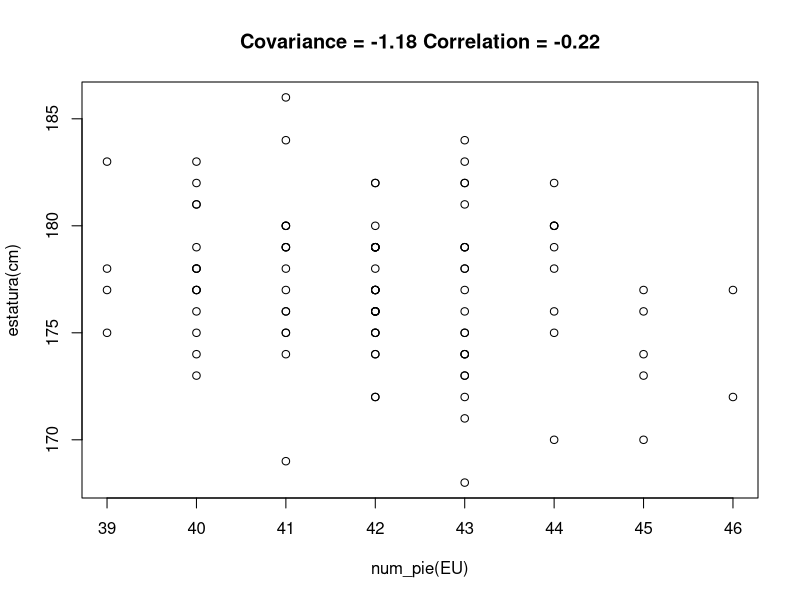

Write the R code that produced this figure.
# Ejercicio 1

str(swiss)
head(swiss)

sort(swiss$Education[1:25], method = "s", index.return = TRUE)

sort(as.integer(rnorm(200, 5, 7)), method = "q")

sort(as.integer(rnorm(200, 5, 7)), partial = 1:5)

# Ejercicio 2

# Numero de pie chicos 18 yo
x <- round(rnorm(100, 42, sqrt(2.5)))
# Estatura chicos 18 yo
y <- round(rnorm(100, 177, sqrt(10)))

datos <- data.frame( num_pie = x, estatura = y)

lapply(datos, mean)

lapply(datos, var)

cov_datos <- cov(datos$num_pie, datos$estatura)

cor_datos <- cor(datos$num_pie, datos$estatura)

plot(datos$num_pie, datos$estatura, main = sprintf("Covariance = %.2f Correlation = %.2f", cov_datos, cor_datos),
     xlab = "num_pie(EU)", ylab = "estatura(cm)")
abline(lm(datos$num_pie~datos$estatura))

k1 <- readline("Give me a number for 'k1': ")
k1 <- as.integer(k1)
k2 <- readline("Give me a number for 'k2': ")
k2 <- as.integer(k2)
lambda <- readline("Give me a number for 'lambda': ")
lambda <- as.integer(lambda)

k1 <- 4; k2 <- 4; lambda <- 4

rmatrix <- matrix(rpois(n = k1 * k2, lambda = lambda), nrow = k1, ncol = k2)

transpuesta <- function(m, k1, k2){
    ret <- matrix(nrow = k2, ncol = k1)
    for (i in 1:k1){
        for (j in 1:k2){
            ret[j, i] <- m[i, j]
        }
    }
    return(ret)
}

cat("Matriz original generada por una distribucion aleatoria Poisson: \n")

rmatrix

cat("Matriz transpuesta por mi implementacion: \n")

transpuesta(rmatrix, k1, k2)

cat("Matriz transpuesta por la funcion de libreria de R: \n")

t(rmatrix)